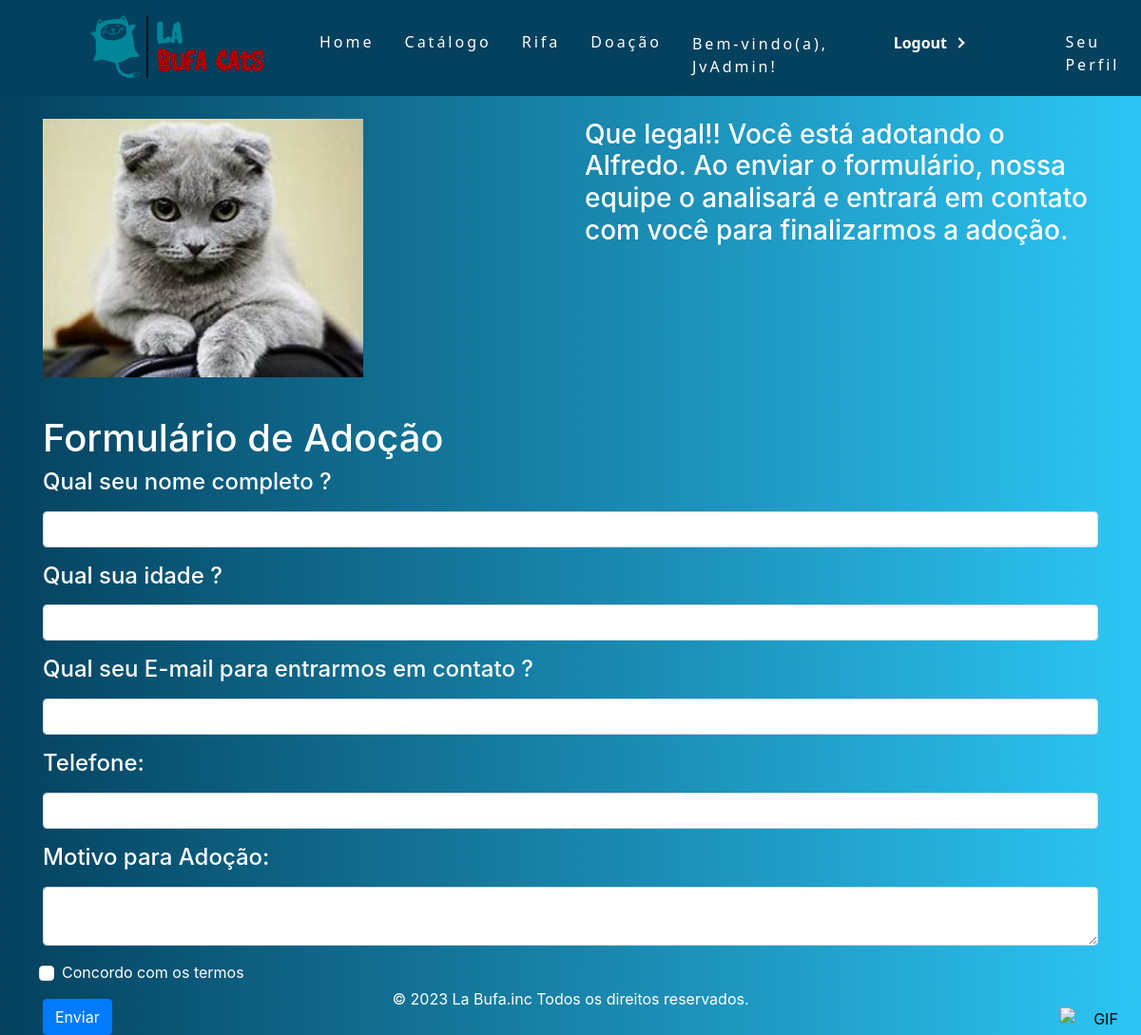
The app's page /1/adocao (signed in) with its own data.
### apps/accounts/models.py (models this page shows)
class Post(models.Model):
    titulo_post = models.CharField(max_length=100)
    descricao_post = models.CharField(max_length=255)
    data_post = models.DateTimeField('Data publicado')
    img = models.ImageField(upload_to = 'uploads', default='')

### apps/accounts/views.py (the view)
# urls.py: path('<int:pk>/adocao', views.AdocaoView.as_view(), name='adocao'),
class AdocaoView(DetailView):
    model = Post
    template_name = 'adocao.html'
    context_object_name = 'post'

### templates/adocao.html (shortened to what this page needs)
{% extends "base.html" %}
{% load static %}
{% block body %}
{% if user.is_authenticated %}
<div class="container" style="color: white;">
    <div class="row">
        <div class="col-12 col-md-6 col-lg-6">
            <img src={{ post.img.url }} style="height: 17rem;">
        </div>
        <div class="col-12 col-md-6 col-lg-6">
            <h3>Que legal!! Você está adotando o {{ post.titulo_post }}. Ao enviar o formulário, nossa equipe o analisará e entrará em contato com você para finalizarmos a adoção.</h3>
        </div>
    </div>
    <div class="row" style="margin-top: 1rem;">
        <div class="col-12 col-md-12 col-lg-12">
            <h1 class="mt-4">Formulário de Adoção</h1>
    <form action="/processar_formulario/" method="post">
    <div class="form-group">
        <label for="nome"><h4>Qual seu nome completo ?</h4></label>
        <input type="text" class="form-control" id="nome" name="nome" required>
    </div>
    <div class="form-group">
        <label for="nome"><h4>Qual sua idade ?</h4></label>
        <input type="text" class="form-control" id="idade" name="idade" required>
    </div>
    <div class="form-group">
        <label for="email"><h4>Qual seu E-mail para entrarmos em contato ?</h4></label>
        <input type="email" class="form-control" id="email" name="email" required>
    </div>
    <div class="form-group">
        <label for="telefone"><h4>Telefone:</h4></label>
        <input type="number" class="form-control" id="telefone" name="telefone" required>
    </div>
    <div class="form-group">
        <label for="motivacao"><h4>Motivo para Adoção:</h4></label>
        <textarea class="form-control" id="motivacao" name="motivacao" required></textarea>
    </div>
    <div class="form-group form-check">
        <input type="checkbox" class="form-check-input" id="concordo" name="concordo" required>
        <label class="form-check-label" for="concordo">Concordo com os termos</label>
    </div>
    <a href=""> <button type="submit" class="btn btn-primary">Enviar</button> </a>
    </form>
                </div>
            </div>
        </div>
{% else %}
        <h3 style="display: flex; align-items: center; justify-content: center; color: white;">Oops... Você precisa estar logado para fazer uma adoção</h3>
{% endif %}
    </body>
</html>
{% endblock %}

### templates/base.html (shortened to what this page needs)
{% load static %}
<!DOCTYPE html>
<html lang="pt-br">
<head>
    <link rel="stylesheet" href="{% static 'css/style.css' %}">
    <link href="https://cdn.jsdelivr.net/npm/bootstrap@5.3.1/dist/css/bootstrap.min.css" rel="stylesheet">
</head>
<body>
  <nav>
    <ul class="nav-list" style="z-index: 1;">
      <li><img src="{% static 'img/Logolabufacats.png' %}"  style="width: 15rem; margin-top: 0rem;"></li>
      <li><a class="J" href="{% url 'accounts:index' %}">Home</a></li>
      <li><a class="J" href="{% url 'accounts:catalogo' %}">Catálogo</a></li>
      <li><a class="J" href="{% url 'accounts:rifas' %}">Rifa</a></li>
      <li><a class="J" href="{% url 'accounts:doacao' %}">Doação</a></li>
      <li style="color:white; margin-top: 2.145rem;">
        {% if user.is_authenticated %}
          Bem-vindo(a), {{ user.username }}!
      </li>
      <li class="nav-item" style="margin-left:8.7rem; margin-top:-1rem;">
        <a class="nav-link active" aria-current="page" href="{% url 'accounts:user_logout' %}"><button id="botaoLoginH">Logout<div class="arrow-wrapper"><div class="arrow"></div></div></button></a>
      </li>
      <li><a class="J" id="botaoPeril" href="{% url 'accounts:user_profile' %}">Seu Perfil</a></li>
        {% endif %}
    </ul>
  </nav>
  <div class="footer" style="position: fixed; bottom: 0; left: 0; right: 0; padding: 10px; background-color: #09b9d8; text-align: center; background: linear-gradient(to right, #04415e, #2cc6f5); color: white;">
    <p>&copy; 2023 La Bufa.inc Todos os direitos reservados.</p>
  </div>
<button id="rotateButton" style="border: none; background: none; cursor: pointer;">
  <img src={% static 'img/maxwell-cat.gif' %} alt="GIF" style="position: fixed; bottom: 0; right: 0; margin: 5px; width: 80px;">
</button>
{% block body %}
{% endblock%}
<link rel="stylesheet" href="https://maxcdn.bootstrapcdn.com/bootstrap/4.5.2/css/bootstrap.min.css">
</body>

### static/css/style.css (style rules this page uses)
body { background: linear-gradient(to right, #04415e, #2cc6f5); overflow-x: hidden; }
* { margin: 0; padding: 0; }
a { color: #fff; text-decoration: none; transition: 0.3s; color: inherit; font-weight: normal; }
.J { color: white; border-radius: 20px; box-sizing: border-box; border: 5px; border-radius: 30px; display: flex; transition: 0.2s background; align-items: center; margin-top: 2rem; }
nav { display: flex; justify-content: space-around; align-items: center; font-family: system-ui, -apple-system, Helvetica, Arial, sans-serif; background: #04415e; height: 8vh; padding-bottom: 6.3rem; }
.nav-list { list-style: none; display: flex; }
.nav-list li { letter-spacing: 3px; margin-left: 32px; }
.footer { background-color: #09b9d8; text-align: center; padding: 20px; }
label { display: block; margin-bottom: 10px; }
input { width: 100%; padding: 5px; margin-bottom: 10px; border: 1px solid #ccc; border-radius: 3px; }
#botaoLoginH { --primary-color: #04415e; --secondary-color: #fff; --hover-color: #2cc6f5; --arrow-width: 10px; --arrow-stroke: 2px; margin-left: -9.3rem; margin-top: 2.145rem; box-sizing: border-box; border: 0; border-radius: 20px; color: #fff; padding: 0.4rem 1rem; background: #04415e; display: flex; transition: 0.2s background; align-items: center; gap: 0.6em; font-weight: bold; }
#botaoLoginH .arrow-wrapper { display: flex; justify-content: center; align-items: center; }
#botaoLoginH .arrow { margin-top: 1px; width: var(--arrow-width); background: #04415e; height: var(--arrow-stroke); position: relative; transition: 0.2s; }
#botaoLoginH .arrow::before { content: ""; box-sizing: border-box; position: absolute; border: solid #fff; border-width: 0 var(--arrow-stroke) var(--arrow-stroke) 0; display: inline-block; top: -3px; right: 3px; transition: 0.2s; padding: 3px; transform: rotate(-45deg); }

### records on screen
Post: img (picture), titulo_post "Alfredo"

### other values on screen
{{ user.username }} "JvAdmin"
